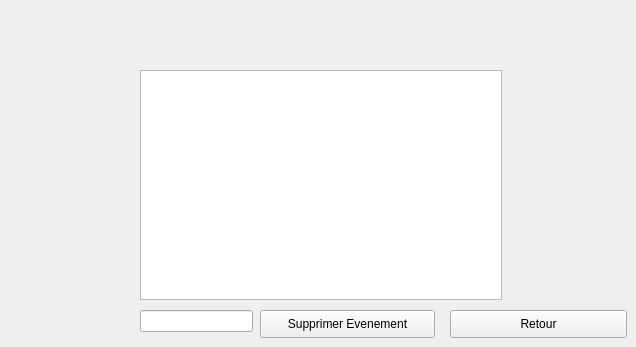
    <widget class="QWidget" name="tab_2">
     <attribute name="title">
      <string>affichageEvenements</string>
     </attribute>
     <widget class="QWidget" name="layoutWidget_2">
      <property name="geometry">
       <rect>
        <x>140</x>
        <y>70</y>
        <width>362</width>
        <height>230</height>
       </rect>
      </property>
      <layout class="QGridLayout" name="gridLayout">
       <item row="2" column="1">
        <layout class="QHBoxLayout" name="horizontalLayout_5"/>
       </item>
       <item row="0" column="0" colspan="2">
        <widget class="QListView" name="listViewEvenements"/>
       </item>
      </layout>
     </widget>
     <widget class="QLineEdit" name="lineEdit_Id_a_supprimmer">
      <property name="geometry">
       <rect>
        <x>140</x>
        <y>310</y>
        <width>113</width>
        <height>22</height>
       </rect>
      </property>
     </widget>
     <widget class="QPushButton" name="pushButtonSupprimer">
      <property name="geometry">
       <rect>
        <x>260</x>
        <y>310</y>
        <width>175</width>
        <height>28</height>
       </rect>
      </property>
      <property name="text">
       <string>Supprimer Evenement</string>
      </property>
     </widget>
     <widget class="QPushButton" name="pushButtonRetour_2">
      <property name="geometry">
       <rect>
        <x>450</x>
        <y>310</y>
        <width>177</width>
        <height>28</height>
       </rect>
      </property>
      <property name="text">
       <string>Retour</string>
      </property>
     </widget>
    </widget>
